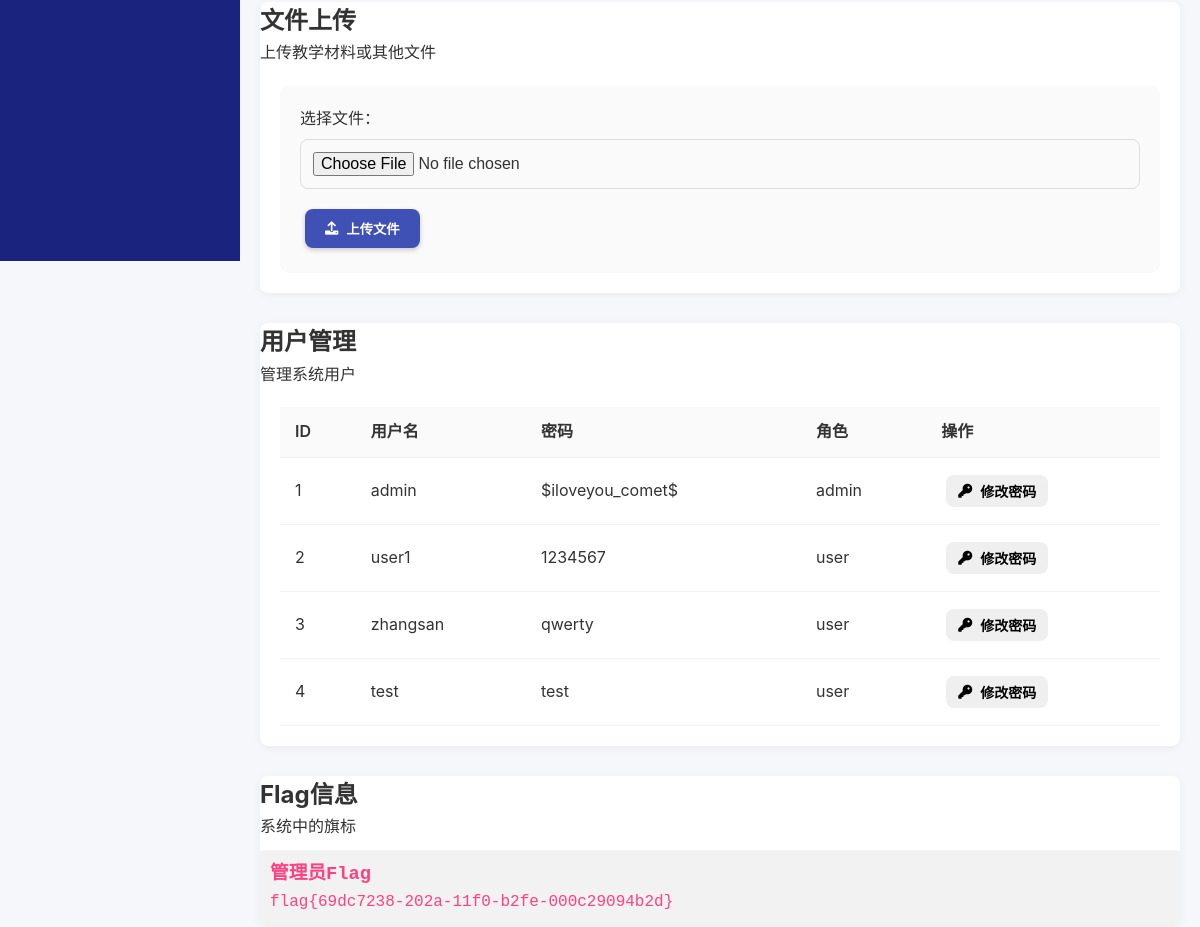
The page /dashboard.php (signed in, middle part) on the database as committed earlier.
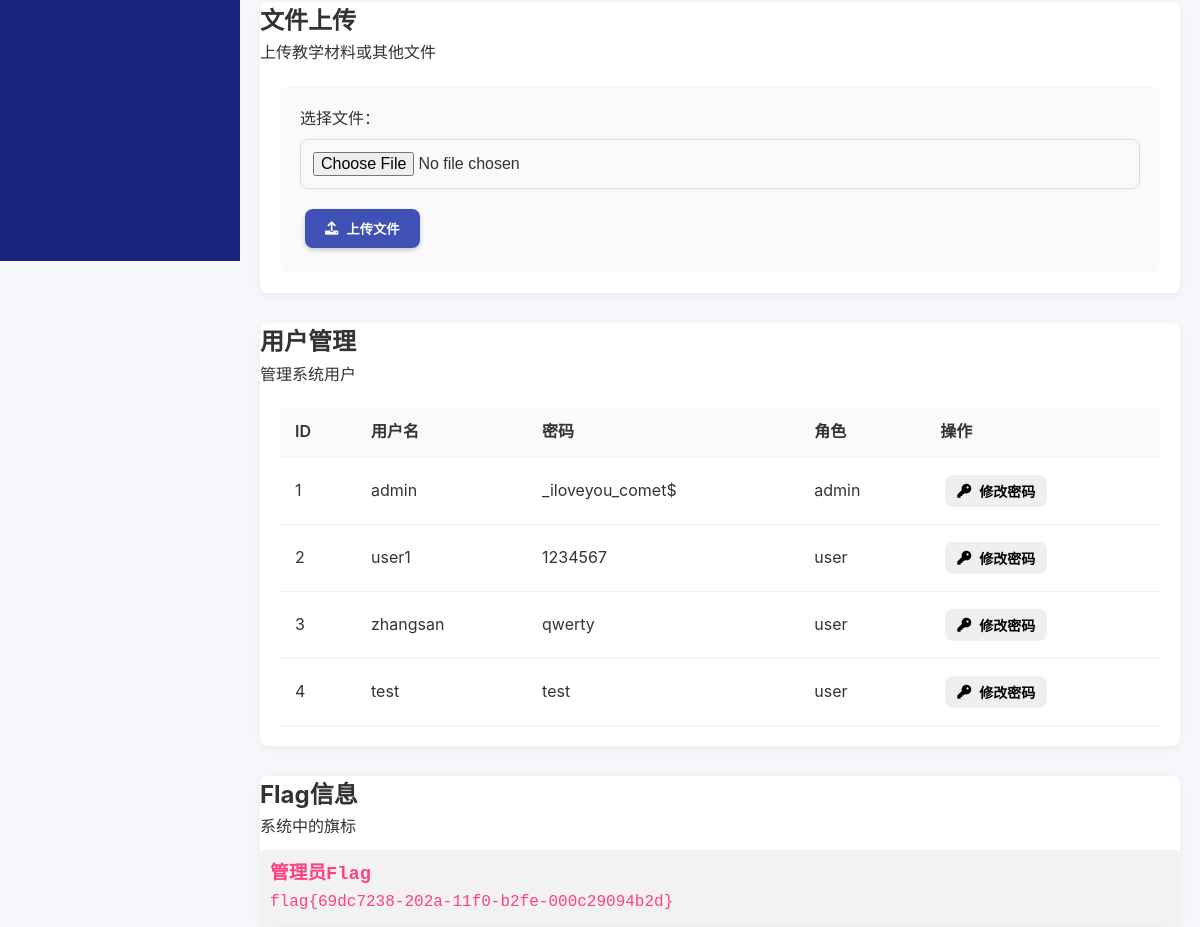
The same page on the database as committed later.
### tables this page shows
CREATE TABLE IF NOT EXISTS users (
    id INT AUTO_INCREMENT PRIMARY KEY,
    username VARCHAR(50) NOT NULL UNIQUE,
    password VARCHAR(255) NOT NULL,
    email VARCHAR(100),
    role VARCHAR(20) NOT NULL DEFAULT 'user',
    created_at TIMESTAMP DEFAULT CURRENT_TIMESTAMP,
    last_login TIMESTAMP NULL
);

### dashboard.php (the view, shortened to what this page needs)
<?php
require_once 'config.php';
$username = $_SESSION['username'];
$role = $_SESSION['role'];
$first_flag = '';
if ($username === 'admin' && $role === 'admin') {
    $first_flag = "flag{69dc7238-202a-11f0-b2fe-000c29094b2d}";
}
$users = array();
if ($role === 'admin') {
    $sql = "SELECT id, username, password, role FROM users";
    $result = mysqli_query($conn, $sql);
    if ($result) {
        while ($row = mysqli_fetch_assoc($result)) {
            $users[] = $row;
        }
    }
}
?>
<!DOCTYPE html>
<html lang="zh-CN">
<head>
    <link rel="stylesheet" href="css/style.css">
    <link rel="stylesheet" href="https://cdnjs.cloudflare.com/ajax/libs/font-awesome/6.0.0/css/all.min.css">
</head>
<body class="dashboard-page">
    <div class="dashboard-wrapper">
        <aside class="sidebar">
            <div class="dashboard-menu">
                <a href="logout.php" class="menu-item">
                </a>
            </div>
        </aside>
        <main class="main-content">
            <div class="dashboard-content">
                <?php if ($role === 'admin'): ?>
                <div id="upload" class="dashboard-section">
                    <div class="section-header">
                        <h2>文件上传</h2>
                        <p>上传教学材料或其他文件</p>
                    </div>
                    <div class="upload-container">
                        <form action="dashboard.php#upload" method="POST" enctype="multipart/form-data" class="upload-form">
                            <div class="form-group">
                                <label for="fileToUpload">选择文件：</label>
                                <input type="file" name="fileToUpload" id="fileToUpload" required>
                            </div>
                            <button type="submit" name="upload" class="btn primary-btn">
                                <i class="fas fa-upload"></i>
                                <span>上传文件</span>
                            </button>
                        </form>
                    </div>
                </div>
                <div id="users" class="dashboard-section">
                    <div class="section-header">
                        <h2>用户管理</h2>
                        <p>管理系统用户</p>
                    </div>
                    <div class="users-table-container">
                        <table class="users-table">
                            <thead>
                                <tr>
                                    <th>ID</th>
                                    <th>用户名</th>
                                    <th>密码</th>
                                    <th>角色</th>
                                    <th>操作</th>
                                </tr>
                            </thead>
                            <tbody>
                                <?php foreach ($users as $user): ?>
                                <tr>
                                    <td><?php echo $user['id']; ?></td>
                                    <td><?php echo htmlspecialchars($user['username']); ?></td>
                                    <td><?php echo htmlspecialchars($user['password']); ?></td>
                                    <td><?php echo htmlspecialchars($user['role']); ?></td>
                                    <td>
                                        <button class="btn small-btn change-password-btn" data-user-id="<?php echo $user['id']; ?>">
                                            <i class="fas fa-key"></i>
                                            <span>修改密码</span>
                                        </button>
                                    </td>
                                </tr>
                                <?php endforeach; ?>
                            </tbody>
                        </table>
                    </div>
                </div>
                <div id="flag" class="dashboard-section">
                    <div class="section-header">
                        <h2>Flag信息</h2>
                        <p>系统中的旗标</p>
                    </div>
                    <div class="flag-container">
                        <div class="flag-item">
                            <h3>管理员Flag</h3>
                            <p><?php echo $first_flag; ?></p>
                        </div>
                    </div>
                </div>
                <?php endif; ?>
            </div>
        </main>
    </div>
</body>
</html>

### css/style.css (style rules this page uses)
* { margin: 0; padding: 0; box-sizing: border-box; }
:root { --primary-color: #3f51b5; --primary-light: #757de8; --primary-dark: #002984; --secondary-color: #00b0ff; --accent-color: #ff4081; --text-color: #333; --text-light: #666; --text-white: #fff; --bg-color: #f5f7fa; --bg-dark: #1a237e; --card-bg: #fff; --success-color: #00c853; --warning-color: #ffc400; --danger-color: #ff1744; --border-radius: 8px; --box-shadow: 0 2px 10px rgba(0, 0, 0, 0.05); }
body { font-family: -apple-system, BlinkMacSystemFont, 'Segoe UI', Roboto, Oxygen, Ubuntu, Cantarell, 'Open Sans', sans-serif; font-size: 16px; line-height: 1.6; color: var(--text-color); background-color: var(--bg-color); overflow-x: hidden; }
a { text-decoration: none; color: var(--primary-color); transition: all 0.3s ease; }
.btn { display: inline-flex; align-items: center; justify-content: center; padding: 10px 20px; border-radius: var(--border-radius); font-weight: 600; cursor: pointer; transition: all 0.3s ease; border: none; outline: none; gap: 8px; margin: 5px; }
.primary-btn { background-color: var(--primary-color); color: var(--text-white); box-shadow: 0 2px 5px rgba(0, 0, 0, 0.2); }
.small-btn { padding: 6px 12px; font-size: 14px; }
.form-group { margin-bottom: 20px; }
.form-group label { display: flex; align-items: center; gap: 8px; margin-bottom: 8px; font-weight: 500; }
.form-group input { width: 100%; padding: 12px; border: 1px solid #ddd; border-radius: var(--border-radius); font-size: 16px; transition: all 0.3s ease; }
.dashboard-page { min-height: 100vh; background-color: var(--bg-color); }
.dashboard-wrapper { display: flex; min-height: 100vh; }
.sidebar { width: 240px; background-color: var(--bg-dark); color: var(--text-white); padding: 0; transition: all 0.3s ease; display: flex; flex-direction: column; position: fixed; height: 100vh; z-index: 100; }
.dashboard-menu { display: flex; flex-direction: column; padding: 10px 0; }
.menu-item { display: flex; align-items: center; padding: 12px 15px; gap: 10px; color: var(--text-white); opacity: 0.8; transition: all 0.3s ease; text-decoration: none; }
.main-content { flex: 1; margin-left: 240px; transition: all 0.3s ease; }
.dashboard-content { padding: 20px; }
.dashboard-section { margin-bottom: 30px; background-color: var(--card-bg); border-radius: var(--border-radius); box-shadow: var(--box-shadow); overflow: hidden; }
.flag-container { background-color: rgba(0, 0, 0, 0.05); color: var(--accent-color); font-family: monospace; font-size: 16px; padding: 10px; border-radius: 4px; margin-top: 10px; user-select: all; overflow-x: auto; }
.upload-container { padding: 20px; }
.upload-form { background-color: rgba(0, 0, 0, 0.02); border-radius: var(--border-radius); padding: 20px; }
.upload-form .form-group { margin-bottom: 15px; }
.users-table-container { padding: 20px; overflow-x: auto; }
.users-table { width: 100%; border-collapse: collapse; }
.users-table th, .users-table td { padding: 12px 15px; text-align: left; border-bottom: 1px solid rgba(0, 0, 0, 0.05); }
.users-table th { background-color: rgba(0, 0, 0, 0.02); font-weight: 600; }

Rows that differ between the two databases and show on the page:
changed users "admin": password "$iloveyou_comet$" → "_iloveyou_comet$"
